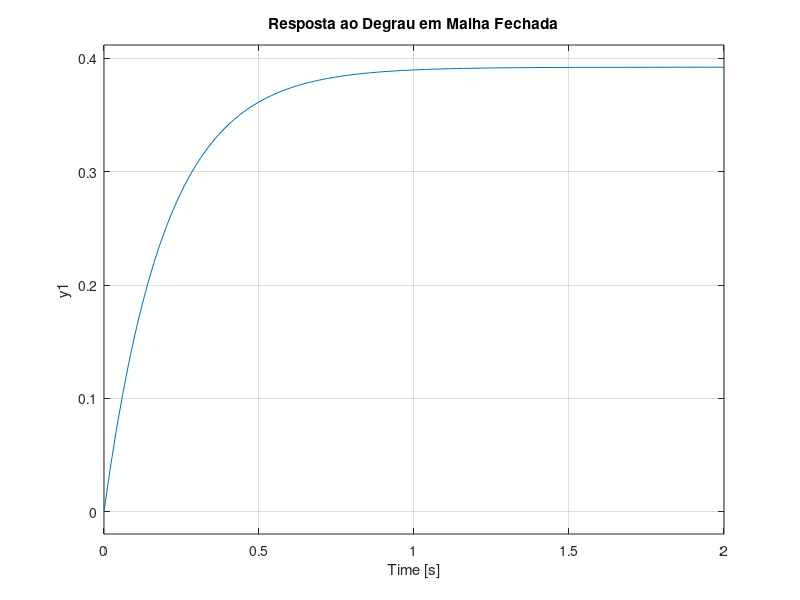

Reproduce this figure in MATLAB. (Note: this script raises an error after producing the figure.)
%Exercicio 1 exp 3
K = 2;
a = 3.1; %Matricula 231025931
num = K;
den = [1, a + K];
sys = tf(num, den);
step(sys);
grid on;
title('Resposta ao Degrau em Malha Fechada');
hold on;
yline(0.632 * 0.392, 'r--', '63.2% y_{ss} (0.248)');
